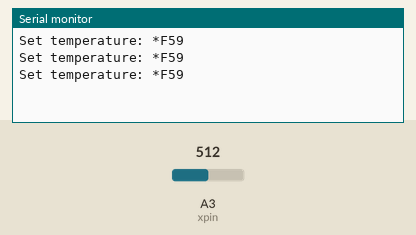
This sketch was run on a simulated Arduino Uno, built with avr-gcc and run on an emulated ATmega328P. Parts: the last lines printed to the serial monitor. The inputs (shaded band) are chosen by the test bench; at power-on: A3 (xpin) = 512.

Above: at 1.3 s.
1.4 s: A3 (xpin) set to 306
At 1.9 s:
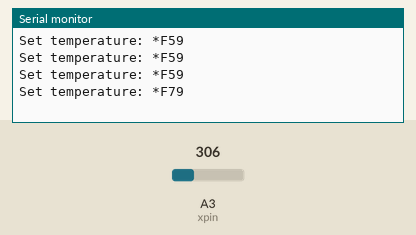
2.9 s: A3 (xpin) set to 122
At 3.4 s:
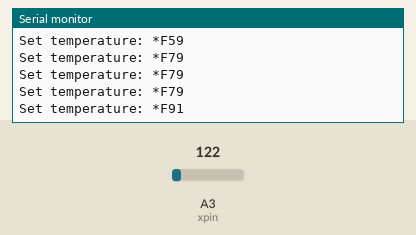
Timing chart, 0 to 5.9 s (numbered marks = the images above; inputs shaded):
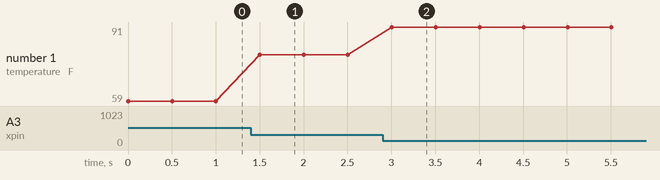

Measured:
- after the input at 1.4 s, the serial monitor: prints a new line after 0.10 s (image 1)
- after the input at 2.9 s, the serial monitor: prints a new line after 0.10 s (image 2)
- plotted number 1: 59 → 79 after the input at 1.4 s, 79 → 91 after the input at 2.9 s

The sketch:

AccelerometerTrial1.ino
```cpp
/*
 ADXL3xx

 Reads an Analog Devices ADXL3xx accelerometer and communicates the
 acceleration to the computer.  The pins used are designed to be easily
 compatible with the breakout boards from Sparkfun, available from:
 http://www.sparkfun.com/commerce/categories.php?c=80

 http://www.arduino.cc/en/Tutorial/ADXL3xx

 The circuit:
 analog 0: accelerometer self test
 analog 1: z-axis
 analog 2: y-axis
 analog 3: x-axis

*/

// these constants describe the pins. They won't change:
const int xpin = A3;                  // x-axis of the accelerometer
//const int ypin = A2;                  // y-axis
//const int zpin = A1;                  // z-axis (only on 3-axis models)


#define acosf acos;


void setup()
{
  // initialize the serial communications:
  Serial.begin(9600);
}


void loop()
{


  // print the sensor values:
 // Serial.print(analogRead(xpin));
  // print a tab between values:
 // Serial.print("\t");
  //Serial.print(analogRead(ypin));
  // print a tab between values:
 // Serial.print("\t");
  //Serial.print(analogRead(zpin));
  //print a linefeed:

  float cosine = analogRead(xpin) * (-0.0152) + 4.97;

  if (cosine > 1) {
    cosine = 1;}
  if (cosine < (-1)) {
    cosine = -1;}

  float arccos = acos(cosine);

  int settemp = arccos * (-10.308) + 91.905;

 // Serial.print(arccos);
 //   Serial.print("\t");
     Serial.print("Set temperature: *F");
  Serial.print(settemp);


  Serial.println();
  // delay before next reading:
  delay(500);
}
```
